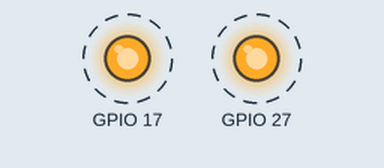
The program below on a simulated Raspberry Pi (BCM pin numbers). On the bench: output pins drawn as LEDs (lit = HIGH). Dashed ring = blinking. What the program prints to the terminal is not drawn.

Above: at 0.5 s.
Timing chart, 0 to 4.6 s (numbered marks = the images above):
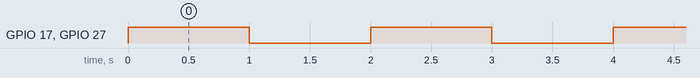

Measured:
- by itself, GPIO 17, GPIO 27: alternates HIGH for 1.0 s and LOW for 1.0 s

The program:

3_blink_forever.py
```python
from time import sleep
import RPi.GPIO as GPIO

GPIO.setmode(GPIO.BCM)

GPIO.setup(17,GPIO.OUT)
GPIO.setup(27,GPIO.OUT)

while True:
	print "lights on"
	GPIO.output(17,GPIO.HIGH)
	GPIO.output(27,GPIO.HIGH)
	sleep(1)

	print "lights off"
	GPIO.output(17,GPIO.LOW)
	GPIO.output(27,GPIO.LOW)
	sleep(1)
```
